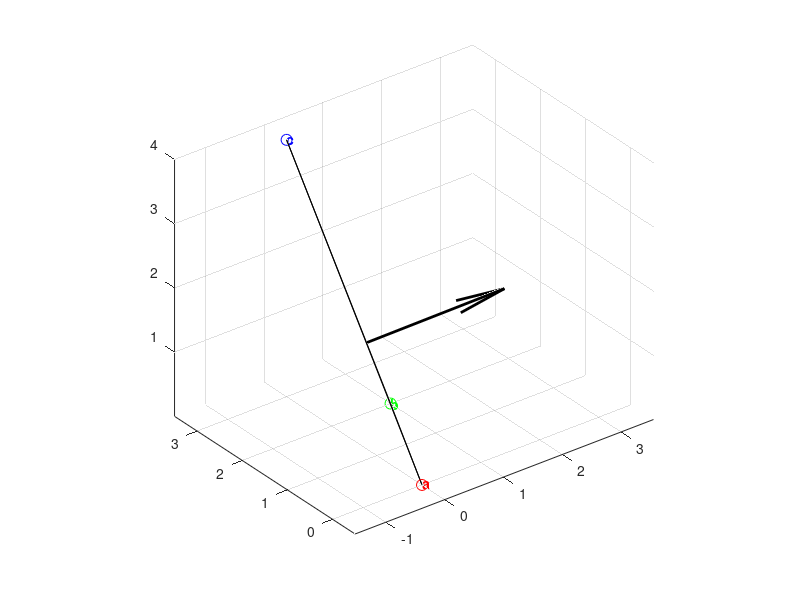
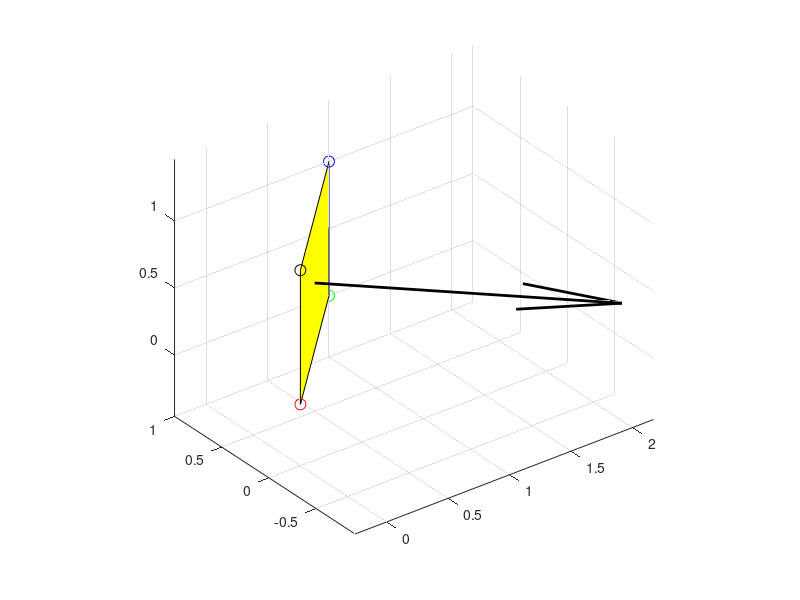

Recreate these plots in MATLAB, in order.
%%Task 1
a = [0,0,0];
b = [1,2,0];
c = [0,3,4];

ab = a - b;
bc = b - c;

n = cross(ab, bc);

n_unit = n/norm(n);
C = (a+b+c)/3;

figure;
hold on;
grid on;
axis equal;

fill3([a(1),b(1),c(1)],[a(2),b(2),c(2)],[a(3),b(3),c(3)],'c');

plot3(0,0,0, a(1), a(2), a(3), 'ro', 'MarkerSize',8);
plot3(0,0,0, b(1), b(2), b(3), 'go', 'MarkerSize',8);
plot3(0,0,0 ,c(1), c(2), c(3), 'bo', 'MarkerSize',8);

text(a(1), a(2), a(3), 'a', 'Color', 'r', 'FontWeight', 'bold')
text(b(1), b(2), b(3), 'b', 'Color', 'g', 'FontWeight', 'bold')
text(c(1), c(2), c(3), 'c', 'Color', 'b', 'FontWeight', 'bold')

quiver3(C(1),C(2),C(3),n_unit(1),n_unit(2),n_unit(3),2,'k','LineWidth',2);

area = 0.5*n;

%% Task 2
a = [0,0,0];
b = [1,1,0];
c = [1,1,1];
d = [0,0,1];

ab = b - a;
ad = d - a;

n = cross(ab, ad);
n_norm = n/norm(n);
C = (a+b+c+d)/4;

figure;
hold on;
grid on;
axis equal;

fill3([a(1),b(1),c(1),d(1)],[a(2),b(2),c(2),d(2)],[a(3),b(3),c(3),d(3)],'y');

plot3(0,0,0, a(1), a(2), a(3), 'ro', 'MarkerSize',8);
plot3(0,0,0, b(1), b(2), b(3), 'go', 'MarkerSize',8);
plot3(0,0,0 ,c(1), c(2), c(3), 'bo', 'MarkerSize',8);
plot3(0,0,0 ,d(1), d(2), d(3), 'ko', 'MarkerSize',8);

quiver3(C(1),C(2),C(3),n_norm(1),n_norm(2),n_norm(3),2,'k','LineWidth',2);

area = 0.5*n;
